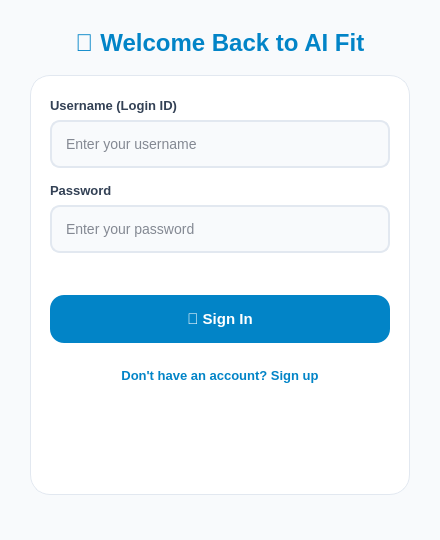
<?xml version="1.0" encoding="UTF-8"?>
<ui version="4.0">
 <class>MainWindow</class>
 <widget class="QMainWindow" name="MainWindow">
  <property name="geometry">
   <rect>
    <x>0</x>
    <y>0</y>
    <width>440</width>
    <height>540</height>
   </rect>
  </property>
  <property name="windowTitle">
   <string>AI Fitness Hub - Login</string>
  </property>
  <property name="styleSheet">
   <string notr="true">
QMainWindow { background-color: #F8FAFC; }
#loginTitle { font-size: 24px; font-weight: 900; color: #0284C7; }
#loginCard { background-color: #FFFFFF; border: 1px solid #E2E8F0; border-radius: 20px; padding: 20px; }
QLabel { font-size: 13px; font-weight: 700; color: #334155; background: transparent; }
QLineEdit { background-color: #F8FAFC; border: 2px solid #E2E8F0; border-radius: 10px; padding: 6px 12px; color: #0F172A; font-size: 14px; min-height: 32px; }
QLineEdit:focus { border: 2px solid #0284C7; background-color: #FFFFFF; }
#errorMsgLabel { color: #EF4444; font-size: 12px; font-weight: 700; background: transparent; }
#loginButton { background-color: #0284C7; color: #FFFFFF; font-size: 15px; font-weight: 800; border-radius: 14px; min-height: 48px; }
#loginButton:hover { background-color: #0369A1; }
#registerLinkButton { background-color: transparent; color: #0284C7; font-size: 13px; font-weight: 700; border: none; }
#registerLinkButton:hover { color: #0369A1; text-decoration: underline; }
   </string>
  </property>
  <widget class="QWidget" name="centralwidget">
   <widget class="QLabel" name="loginTitle">
    <property name="geometry">
     <rect>
      <x>30</x>
      <y>25</y>
      <width>380</width>
      <height>35</height>
     </rect>
    </property>
    <property name="text">
     <string>💪 Welcome Back to AI Fit</string>
    </property>
    <property name="alignment">
     <set>Qt::AlignCenter</set>
    </property>
   </widget>
   <widget class="QFrame" name="loginCard">
    <property name="geometry">
     <rect>
      <x>30</x>
      <y>75</y>
      <width>380</width>
      <height>420</height>
     </rect>
    </property>
    <widget class="QLabel" name="labelUser">
     <property name="geometry">
      <rect>
       <x>20</x>
       <y>20</y>
       <width>340</width>
       <height>20</height>
      </rect>
     </property>
     <property name="text">
      <string>Username (Login ID)</string>
     </property>
    </widget>
    <widget class="QLineEdit" name="usernameEdit">
     <property name="geometry">
      <rect>
       <x>20</x>
       <y>45</y>
       <width>340</width>
       <height>48</height>
      </rect>
     </property>
     <property name="placeholderText">
      <string>Enter your username</string>
     </property>
    </widget>
    <widget class="QLabel" name="labelPass">
     <property name="geometry">
      <rect>
       <x>20</x>
       <y>105</y>
       <width>340</width>
       <height>20</height>
      </rect>
     </property>
     <property name="text">
      <string>Password</string>
     </property>
    </widget>
    <widget class="QLineEdit" name="passwordEdit">
     <property name="geometry">
      <rect>
       <x>20</x>
       <y>130</y>
       <width>340</width>
       <height>48</height>
      </rect>
     </property>
     <property name="echoMode">
      <enum>QLineEdit::Password</enum>
     </property>
     <property name="placeholderText">
      <string>Enter your password</string>
     </property>
    </widget>
    <widget class="QLabel" name="errorMsgLabel">
     <property name="geometry">
      <rect>
       <x>20</x>
       <y>185</y>
       <width>340</width>
       <height>25</height>
      </rect>
     </property>
     <property name="text">
      <string/>
     </property>
    </widget>
    <widget class="QPushButton" name="loginButton">
     <property name="geometry">
      <rect>
       <x>20</x>
       <y>220</y>
       <width>340</width>
       <height>48</height>
      </rect>
     </property>
     <property name="text">
      <string>🚀 Sign In</string>
     </property>
    </widget>
    <widget class="QPushButton" name="registerLinkButton">
     <property name="geometry">
      <rect>
       <x>20</x>
       <y>285</y>
       <width>340</width>
       <height>30</height>
      </rect>
     </property>
     <property name="text">
      <string>Don't have an account? Sign up</string>
     </property>
    </widget>
   </widget>
  </widget>
 </widget>
 <resources/>
 <connections/>
</ui>
